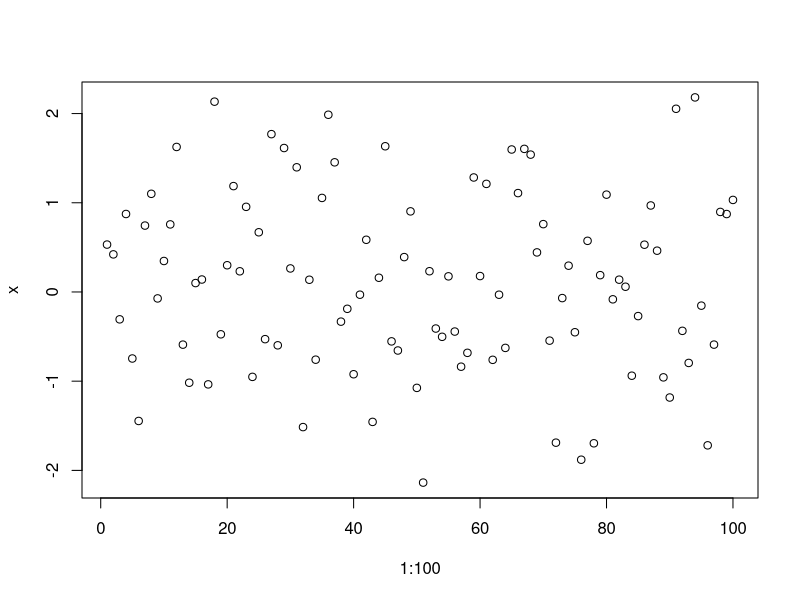
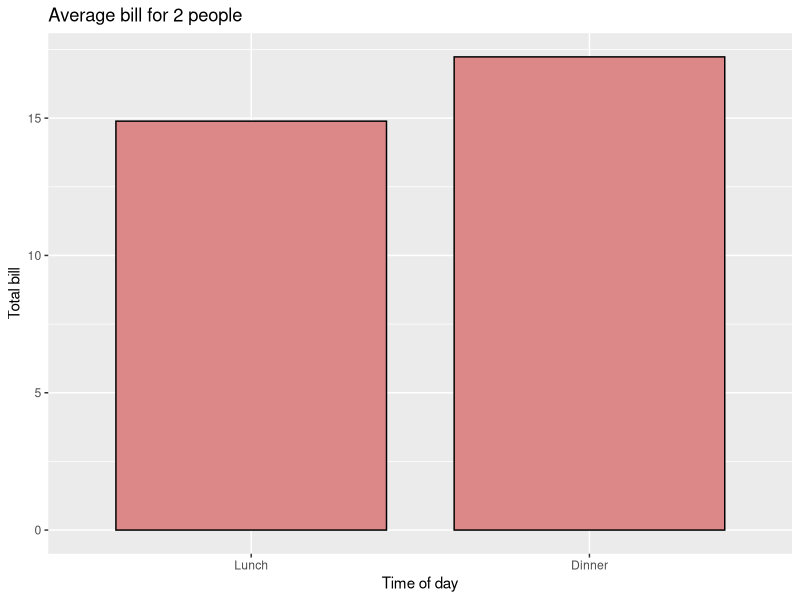
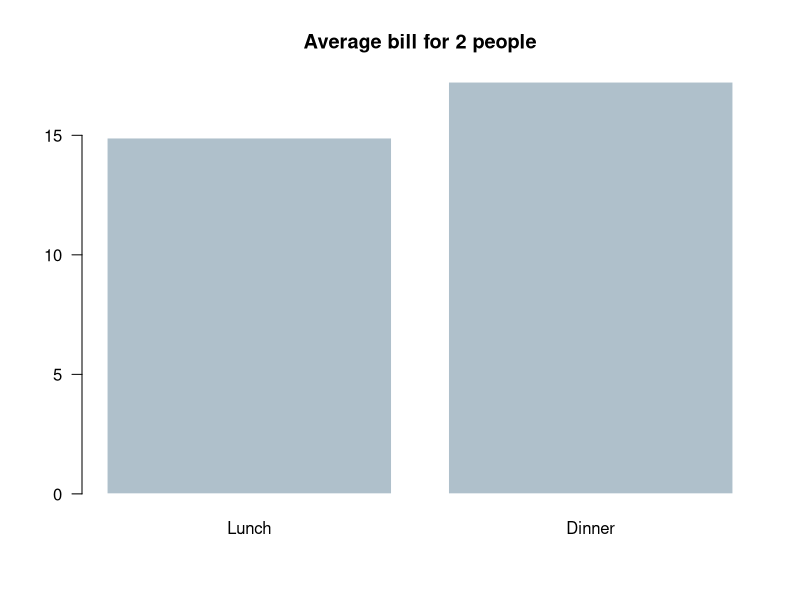

These charts were generated, in order, by the following R code:
## ---- chunk 1
x=rnorm(100)
mean(x)
sd(x)
## ---- chunk 2
x=rnorm(100)
mean(x)
sd(x)
## ---- chunk 3
x=rnorm(100)
plot(1:100,x)
## ---- chunk 4
dat <- data.frame(
  time = factor(c("Lunch","Dinner"), levels=c("Lunch","Dinner")),
  total_bill = c(14.89, 17.23)
)
dim(dat)
names(dat)
summary(dat)
## ---- chunk 5
#par(mfrow=c(1,2))
## ggplot
library(ggplot2)
ggplot(data=dat, aes(x=time, y=total_bill, fill=time)) +
  geom_bar(colour="black", fill="#DD8888", width=.8, stat="identity") +
  xlab("Time of day") + ylab("Total bill") +
  ggtitle("Average bill for 2 people")

## base graphics
par(las=1)
barplot(dat$total_bill,
        names.arg=dat$time,
        col="#AFC0CB",
        border=FALSE,
        main="Average bill for 2 people")
